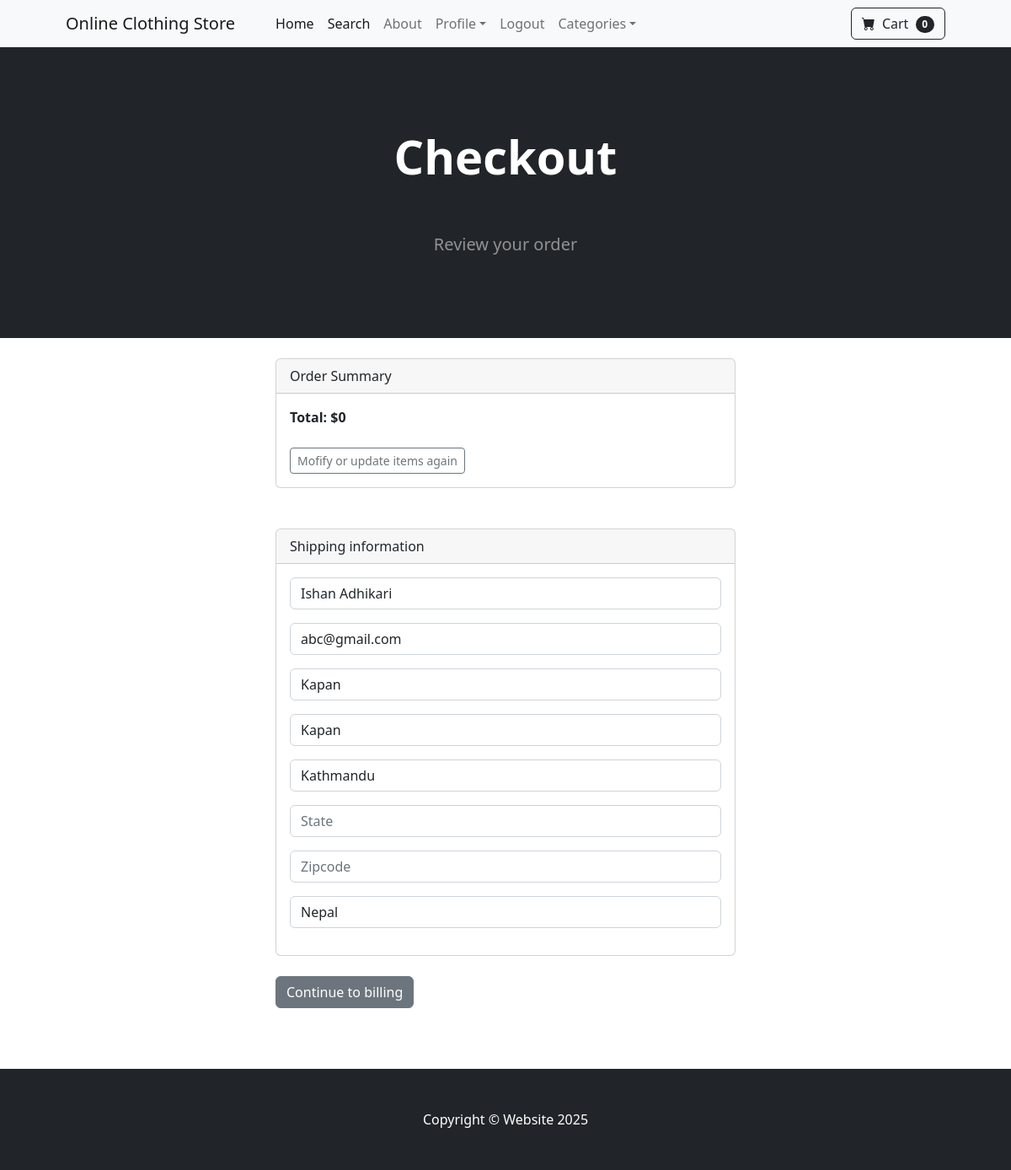
/payment/checkout (signed in), run on an earlier commit of the app's database.
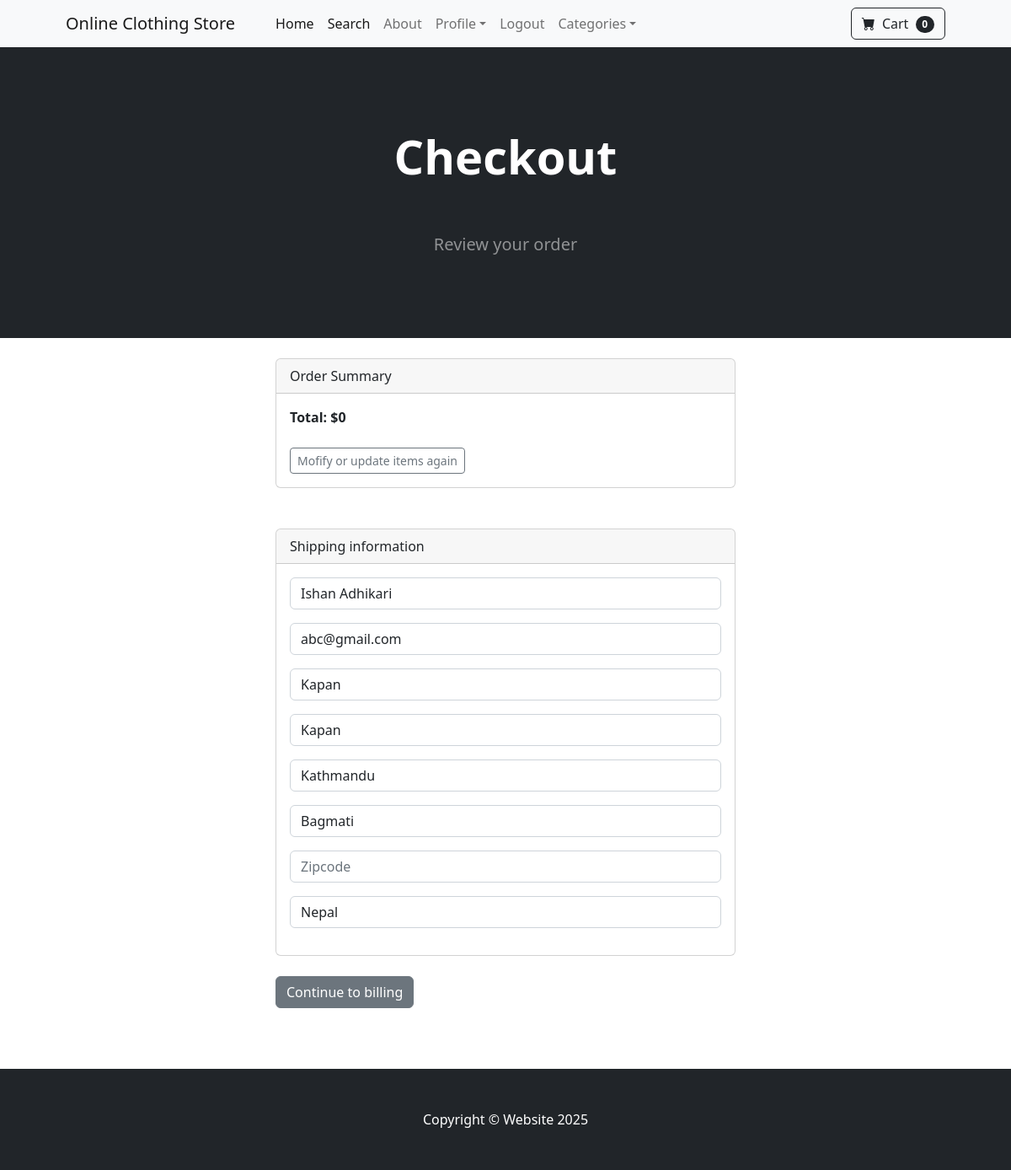
And on a later commit of the database.
### payment/models.py (models this page shows, shortened)
class ShippingAddress(models.Model):
    user = models.ForeignKey(User, on_delete=models.CASCADE, null=True, blank=True)
    shipping_full_name = models.CharField(max_length=100)
    shipping_email = models.CharField(max_length=100)
    shipping_address1 = models.CharField(max_length=100)
    shipping_address2 = models.CharField(max_length=100)
    shipping_city = models.CharField(max_length=100)
    shipping_state = models.CharField(max_length=100, null=True, blank=True)
    shipping_zipcode = models.CharField(max_length=100, null=True, blank=True)
    shipping_country = models.CharField(max_length=100)
    class Meta:
        verbose_name_plural = "Shipping Address"

### payment/views.py (the view)
# urls.py: path('checkout',views.checkout,name="checkout"),
def checkout(request):
    cart = Cart(request)
    cart_products = cart.get_prods
    quantities = cart.get_quants
    totals = cart.cart_total()
    if request.user.is_authenticated:  #checkout login user
        shipping_user = ShippingAddress.objects.get(user__id=request.user.id)
        shipping_form = ShippingForm(request.POST or None,instance=shipping_user)
        return render(request, 'payment/checkout.html', {"cart_products": cart_products, "quantities" : quantities, "totals" : totals,"shipping_form":shipping_form})
    else:#checkout as guest
        shipping_form = ShippingForm(request.POST or None)
        return render(request, 'payment/checkout.html', {"cart_products": cart_products, "quantities" : quantities, "totals" : totals,"shipping_form":shipping_form})

### cart/cart.py (called while the page is built, shortened)
    def cart_total(self):
        product_ids = self.cart.keys()
        products = Product.objects.filter(id__in=product_ids)
        quantities = self.cart
        total = 0 #start counting at 0
        return total

    def __len__(self):
        return len(self.cart)

    def get_prods(self):
        product_ids = self.cart.keys()
        products = Product.objects.filter(id__in=product_ids)
        return products

### cart/context_processors.py (called while the page is built)
def cart(request):
    return {'cart' : Cart(request)}

### payment/templates/payment/checkout.html (shortened to what this page needs)
{% extends "base.html" %}
{% block content %}
        <header class="bg-dark py-5">
            <div class="container px-4 px-lg-5 my-5">
                <div class="text-center text-white">
                    <h1 class="display-4 fw-bolder">Checkout</h1>  <br> <br>
                    <p class="lead fw-normal text-white-50 mb-0">Review your order</p>
                </div>
            </div>
        </header>
        <br>
        <div class="container">
            <div class="row">
                    <div class="col-md-6 offset-md-3">
                         <div class="card">
                            <div class="card-header">
                                Order Summary
                            </div>
                            <div class="card-body">
                              <strong> Total: ${{totals}}   </strong>
                              <br> <br>
                              <a href=" {% url "cart_summary" %} " class="btn btn-sm btn-outline-secondary">Mofify or update items again</a>
                            </div>
                            </div>
                                    <br> <br>
                                    <div class="card">
                                    <div class="card-header">
                                        Shipping information
                                    </div>
                                    <div class="card-body">
                                        {{shipping_form.as_p}}
                                    </div>
                                    </div>
                                    <br>
                                    <a href="#" class="btn btn-secondary">Continue to billing</a>
                    </div>
                </div>
            </div>
       <br> <br> <br>
{% endblock content %}

What changed in the data, as far as the page shows it:
changed ShippingAddress "Ishan Adhikari": shipping_state (not shown) → "Bagmati"
